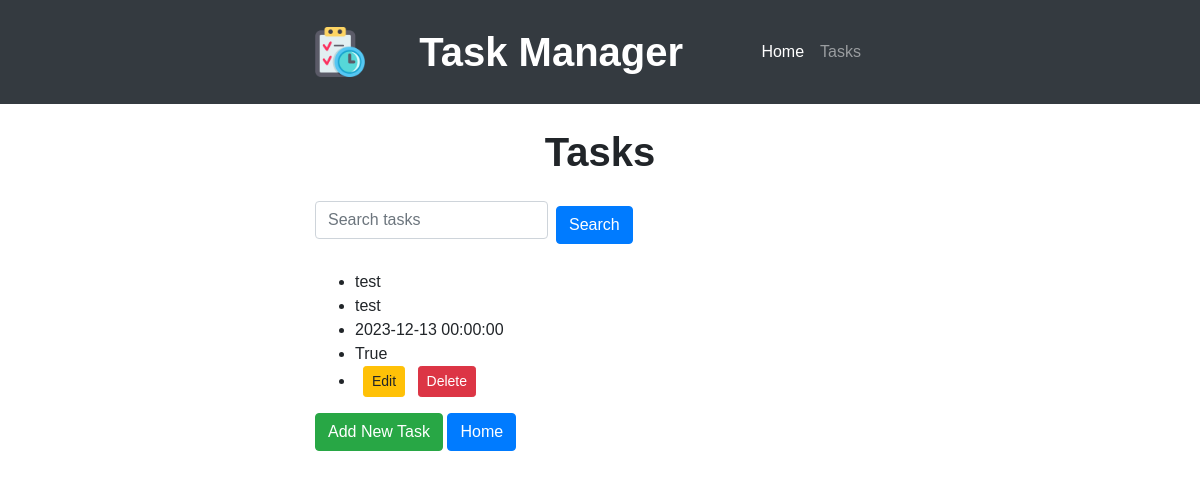
/tasks, run on an earlier commit of the app's database.
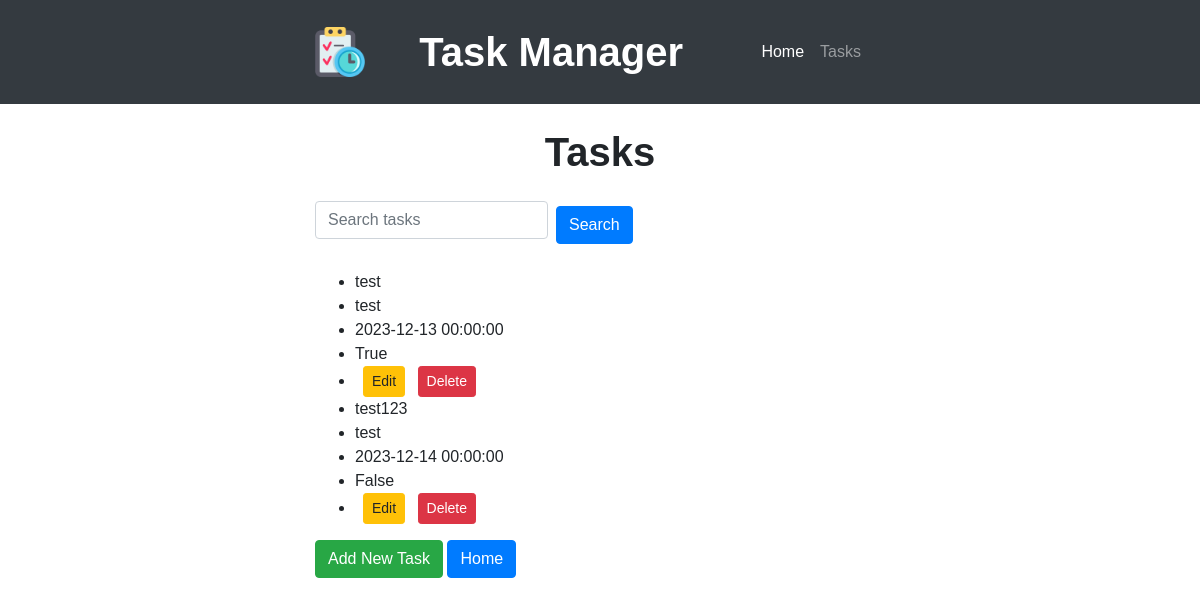
And on a later commit of the database.
### app.py (models this page shows, shortened)
class Task(db.Model):
    id = db.Column(db.Integer, primary_key=True)
    title = db.Column(db.String(100), nullable=False)
    description = db.Column(db.Text)
    deadline = db.Column(db.DateTime)
    status = db.Column(db.Boolean, default=False)

### app.py (the view)
@app.route('/tasks', methods=['GET'])
def get_tasks():
    search_query = request.args.get('search', '')
    if search_query:
        tasks = Task.query.filter(Task.title.contains(search_query) | Task.description.contains(search_query)).all()
    else:
        tasks = Task.query.all()
    return render_template('tasks.html', tasks=tasks)

### templates/tasks.html (shortened to what this page needs)
{% extends 'header.html' %}
{% block content %}
<div class="container mt-4">
    <h1>Tasks</h1>
    <form method="get" action="{{ url_for('get_tasks') }}" class="form-inline mb-3">
        <div class="form-group mr-2">
            <input type="text" class="form-control" name="search" placeholder="Search tasks">
        </div>
        <button type="submit" class="btn btn-primary">Search</button>
    </form>
    <ul>
        {% for task in tasks %}
            <li>{{ task.title }}</li>
            <li>{{ task.description }}</li>
            <li>{{ task.deadline }}</li>
            <li>{{ task.status }}</li>
            <li>
                <a href="{{ url_for('edit_task', task_id=task.id) }}" class="btn btn-warning btn-sm ml-2">Edit</a>
                <a href="{{ url_for('delete_task', task_id=task.id) }}" class="btn btn-danger btn-sm ml-2">Delete</a>
            </li>
        {% endfor %}
    </ul>
    <a href="{{ url_for('create_task') }}" class="btn btn-success">Add New Task</a>
    <a href="{{ url_for('index') }}" class="btn btn-primary">Home</a>
</div>
{% endblock %}

### templates/header.html (shortened to what this page needs)
<!DOCTYPE html>
<html lang="en">
    <head>
        <link rel="stylesheet" href="https://stackpath.bootstrapcdn.com/bootstrap/4.5.2/css/bootstrap.min.css">
        <link rel="stylesheet" href="{{ url_for('static', filename='styles.css') }}">
    </head>
    <body>
        <header class="bg-dark text-white text-center py-4">
            <div class="container">
                <div class="row align-items-center">
                    <div class="col-auto">
                        <img src="{{ url_for('static', filename='clipboard.png') }}" alt="Site Logo" height="50">
                    </div>
                    <div class="col">
                        <h1 class="mb-0">Task Manager</h1>
                    </div>
                    <div class="col-auto">
                        <nav class="navbar navbar-expand-lg navbar-dark bg-dark">
                            <div class="collapse navbar-collapse" id="navbarNav">
                                <ul class="navbar-nav">
                                    <li class="nav-item active">
                                        <a class="nav-link" href="{{ url_for('index') }}">Home</a>
                                    </li>
                                    <li class="nav-item">
                                        <a class="nav-link" href="{{ url_for('get_tasks') }}">Tasks</a>
                                    </li>
                                </ul>
                            </div>
                        </nav>
                    </div>
                </div>
            </div>
        </header>
        {% block content %}{% endblock %}
    </body>
</html>

### static/styles.css (style rules this page uses)
body { background-size: contain; background-repeat: no-repeat; background-position: center; height: 100vh; flex-direction: column; align-items: center; justify-content: center; font-family: 'Arial', sans-serif; margin: 0; padding: 0; }
header { background-color: #007bff; color: #fff; text-align: center; padding: 20px 0; width: 100%; }
h1 { font-weight: bold; }
a { color: #007bff; text-decoration: none; }
.container { max-width: 600px; margin: auto; }
h1 { text-align: center; }
form { margin-top: 20px; }
input, textarea, select { width: 100%; padding: 8px; margin-top: 5px; margin-bottom: 15px; display: inline-block; border: 1px solid #ccc; box-sizing: border-box; }
button { background-color: #007bff; color: #fff; }

What changed in the data, as far as the page shows it:
added Task: title "test123", description "test", deadline "2023-12-14 00:00:00", status "False"
